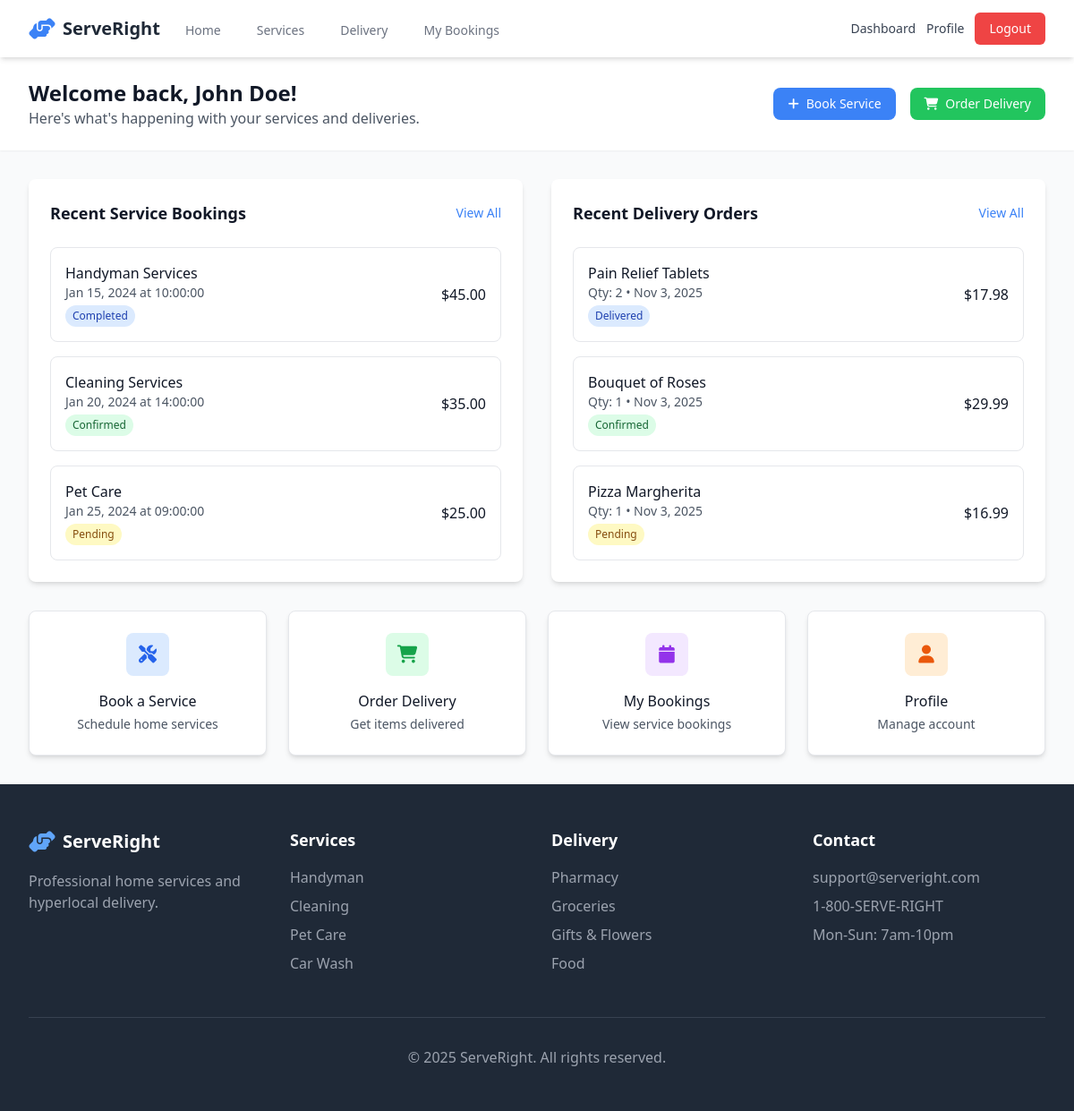
The app's page /dashboard.php (signed in) with its own data.
### tables this page shows
CREATE TABLE service_bookings (
    id INT AUTO_INCREMENT PRIMARY KEY,
    user_id INT,
    service_id INT,
    booking_date DATE NOT NULL,
    booking_time TIME NOT NULL,
    special_requests TEXT,
    status ENUM('pending', 'confirmed', 'completed', 'cancelled') DEFAULT 'pending',
    total_amount DECIMAL(10,2),
    created_at TIMESTAMP DEFAULT CURRENT_TIMESTAMP,
    FOREIGN KEY (user_id) REFERENCES users(id),
    FOREIGN KEY (service_id) REFERENCES services(id)
);

CREATE TABLE services (
    id INT AUTO_INCREMENT PRIMARY KEY,
    name VARCHAR(100) NOT NULL,
    description TEXT,
    price DECIMAL(10,2),
    category VARCHAR(50),
    image_url VARCHAR(255),
    is_active BOOLEAN DEFAULT TRUE
);

CREATE TABLE delivery_orders (
    id INT AUTO_INCREMENT PRIMARY KEY,
    user_id INT,
    item_id INT,
    quantity INT DEFAULT 1,
    delivery_address TEXT NOT NULL,
    delivery_instructions TEXT,
    delivery_time VARCHAR(50),
    total_amount DECIMAL(10,2),
    status ENUM('pending', 'confirmed', 'out_for_delivery', 'delivered', 'cancelled') DEFAULT 'pending',
    created_at TIMESTAMP DEFAULT CURRENT_TIMESTAMP,
    FOREIGN KEY (user_id) REFERENCES users(id),
    FOREIGN KEY (item_id) REFERENCES delivery_items(id)
);

CREATE TABLE delivery_items (
    id INT AUTO_INCREMENT PRIMARY KEY,
    category_id INT,
    name VARCHAR(100) NOT NULL,
    description TEXT,
    price DECIMAL(10,2) NOT NULL,
    image_url VARCHAR(255),
    is_available BOOLEAN DEFAULT TRUE,
    FOREIGN KEY (category_id) REFERENCES delivery_categories(id)
);

### dashboard.php (the view, shortened to what this page needs)
<?php
$user_id = $_SESSION['user_id'];
$conn = get_db_connection();
$bookings_sql = "SELECT sb.*, s.name as service_name, s.price
                 FROM service_bookings sb
                 JOIN services s ON sb.service_id = s.id
                 WHERE sb.user_id = ?
                 ORDER BY sb.created_at DESC
                 LIMIT 5";
$stmt = mysqli_prepare($conn, $bookings_sql);
mysqli_stmt_bind_param($stmt, "i", $user_id);
mysqli_stmt_execute($stmt);
$recent_bookings = mysqli_stmt_get_result($stmt)->fetch_all(MYSQLI_ASSOC);
$orders_sql = "SELECT do.*, di.name as item_name, di.price
               FROM delivery_orders do
               JOIN delivery_items di ON do.item_id = di.id
               WHERE do.user_id = ?
               ORDER BY do.created_at DESC
               LIMIT 5";
$stmt = mysqli_prepare($conn, $orders_sql);
mysqli_stmt_bind_param($stmt, "i", $user_id);
mysqli_stmt_execute($stmt);
$recent_orders = mysqli_stmt_get_result($stmt)->fetch_all(MYSQLI_ASSOC);
?>
<!DOCTYPE html>
<html lang="en">
<head>
    <script src="https://cdn.tailwindcss.com"></script>
    <link rel="stylesheet" href="https://cdnjs.cloudflare.com/ajax/libs/font-awesome/6.4.0/css/all.min.css">
</head>
<body class="bg-gray-50">
    <?php include 'navigation.php'; ?>
    <section class="bg-white shadow-sm">
        <div class="max-w-7xl mx-auto px-4 sm:px-6 lg:px-8 py-6">
            <div class="flex items-center justify-between">
                <div>
                    <h1 class="text-2xl font-bold text-gray-900">Welcome back, <?php echo $_SESSION['user_name']; ?>!</h1>
                    <p class="text-gray-600">Here's what's happening with your services and deliveries.</p>
                </div>
                <div class="flex space-x-4">
                    <a href="services.php" class="bg-blue-500 hover:bg-blue-600 text-white px-4 py-2 rounded-lg text-sm font-medium transition duration-300">
                        <i class="fas fa-plus mr-2"></i>Book Service
                    </a>
                    <a href="delivery.php" class="bg-green-500 hover:bg-green-600 text-white px-4 py-2 rounded-lg text-sm font-medium transition duration-300">
                        <i class="fas fa-shopping-cart mr-2"></i>Order Delivery
                    </a>
                </div>
            </div>
        </div>
    </section>
    <section class="py-8">
        <div class="max-w-7xl mx-auto px-4 sm:px-6 lg:px-8">
            <div class="grid grid-cols-1 lg:grid-cols-2 gap-8">
                <div class="bg-white rounded-lg shadow-md p-6">
                    <div class="flex items-center justify-between mb-6">
                        <h2 class="text-lg font-semibold text-gray-900">Recent Service Bookings</h2>
                        <a href="bookings.php" class="text-blue-500 hover:text-blue-700 text-sm font-medium">View All</a>
                    </div>
                    <?php if (empty($recent_bookings)): ?>
                        <div class="text-center py-8">
                            <i class="fas fa-calendar text-gray-400 text-4xl mb-4"></i>
                            <p class="text-gray-600">No service bookings yet</p>
                            <a href="services.php" class="text-blue-500 hover:text-blue-700 text-sm font-medium mt-2 inline-block">
                                Book your first service
                            </a>
                        </div>
                    <?php else: ?>
                        <div class="space-y-4">
                            <?php foreach ($recent_bookings as $booking): ?>
                                <div class="flex items-center justify-between p-4 border border-gray-200 rounded-lg">
                                    <div>
                                        <h3 class="font-medium text-gray-900"><?php echo $booking['service_name']; ?></h3>
                                        <p class="text-sm text-gray-600">
                                            <?php echo date('M j, Y', strtotime($booking['booking_date'])); ?> at <?php echo $booking['booking_time']; ?>
                                        </p>
                                        <span class="inline-block mt-1 px-2 py-1 text-xs font-medium rounded-full
                                            <?php echo $booking['status'] === 'confirmed' ? 'bg-green-100 text-green-800' :
                                                   ($booking['status'] === 'pending' ? 'bg-yellow-100 text-yellow-800' :
                                                   ($booking['status'] === 'completed' ? 'bg-blue-100 text-blue-800' : 'bg-red-100 text-red-800')); ?>">
                                            <?php echo ucfirst($booking['status']); ?>
                                        </span>
                                    </div>
                                    <div class="text-right">
                                        <p class="font-medium text-gray-900">$<?php echo $booking['price']; ?></p>
                                    </div>
                                </div>
                            <?php endforeach; ?>
                        </div>
                    <?php endif; ?>
                </div>
                <div class="bg-white rounded-lg shadow-md p-6">
                    <div class="flex items-center justify-between mb-6">
                        <h2 class="text-lg font-semibold text-gray-900">Recent Delivery Orders</h2>
                        <a href="orders.php" class="text-blue-500 hover:text-blue-700 text-sm font-medium">View All</a>
                    </div>
                    <?php if (empty($recent_orders)): ?>
                        <div class="text-center py-8">
                            <i class="fas fa-shopping-bag text-gray-400 text-4xl mb-4"></i>
                            <p class="text-gray-600">No delivery orders yet</p>
                            <a href="delivery.php" class="text-blue-500 hover:text-blue-700 text-sm font-medium mt-2 inline-block">
                                Place your first order
                            </a>
                        </div>
                    <?php else: ?>
                        <div class="space-y-4">
                            <?php foreach ($recent_orders as $order): ?>
                                <div class="flex items-center justify-between p-4 border border-gray-200 rounded-lg">
                                    <div>
                                        <h3 class="font-medium text-gray-900"><?php echo $order['item_name']; ?></h3>
                                        <p class="text-sm text-gray-600">
                                            Qty: <?php echo $order['quantity']; ?> •
                                            <?php echo date('M j, Y', strtotime($order['created_at'])); ?>
                                        </p>
                                        <span class="inline-block mt-1 px-2 py-1 text-xs font-medium rounded-full
                                            <?php echo $order['status'] === 'confirmed' ? 'bg-green-100 text-green-800' :
                                                   ($order['status'] === 'pending' ? 'bg-yellow-100 text-yellow-800' :
                                                   ($order['status'] === 'delivered' ? 'bg-blue-100 text-blue-800' : 'bg-red-100 text-red-800')); ?>">
                                            <?php echo ucfirst($order['status']); ?>
                                        </span>
                                    </div>
                                    <div class="text-right">
                                        <p class="font-medium text-gray-900">$<?php echo $order['total_amount']; ?></p>
                                    </div>
                                </div>
                            <?php endforeach; ?>
                        </div>
                    <?php endif; ?>
                </div>
            </div>
            <div class="mt-8 grid grid-cols-1 md:grid-cols-4 gap-6">
                <a href="services.php" class="bg-white p-6 rounded-lg shadow-md border border-gray-200 hover:shadow-lg transition duration-300 text-center">
                    <div class="flex items-center justify-center w-12 h-12 bg-blue-100 rounded-lg mx-auto mb-4">
                        <i class="fas fa-tools text-blue-600 text-xl"></i>
                    </div>
                    <h3 class="font-medium text-gray-900">Book a Service</h3>
                    <p class="text-sm text-gray-600 mt-1">Schedule home services</p>
                </a>
                <a href="delivery.php" class="bg-white p-6 rounded-lg shadow-md border border-gray-200 hover:shadow-lg transition duration-300 text-center">
                    <div class="flex items-center justify-center w-12 h-12 bg-green-100 rounded-lg mx-auto mb-4">
                        <i class="fas fa-shopping-cart text-green-600 text-xl"></i>
                    </div>
                    <h3 class="font-medium text-gray-900">Order Delivery</h3>
                    <p class="text-sm text-gray-600 mt-1">Get items delivered</p>
                </a>
                <a href="bookings.php" class="bg-white p-6 rounded-lg shadow-md border border-gray-200 hover:shadow-lg transition duration-300 text-center">
                    <div class="flex items-center justify-center w-12 h-12 bg-purple-100 rounded-lg mx-auto mb-4">
                        <i class="fas fa-calendar text-purple-600 text-xl"></i>
                    </div>
                    <h3 class="font-medium text-gray-900">My Bookings</h3>
                    <p class="text-sm text-gray-600 mt-1">View service bookings</p>
                </a>
                <a href="profile.php" class="bg-white p-6 rounded-lg shadow-md border border-gray-200 hover:shadow-lg transition duration-300 text-center">
                    <div class="flex items-center justify-center w-12 h-12 bg-orange-100 rounded-lg mx-auto mb-4">
                        <i class="fas fa-user text-orange-600 text-xl"></i>
                    </div>
                    <h3 class="font-medium text-gray-900">Profile</h3>
                    <p class="text-sm text-gray-600 mt-1">Manage account</p>
                </a>
            </div>
        </div>
    </section>
    <?php include 'footer.php'; ?>
</body>
</html>

### records on screen
service_bookings: service.name "Handyman Services", booking_date "Jan 15, 2024", booking_time "10:00:00", status "Completed", service.price "45.00"
service_bookings: service.name "Cleaning Services", booking_date "Jan 20, 2024", booking_time "14:00:00", status "Confirmed", service.price "35.00"
service_bookings: service.name "Pet Care", booking_date "Jan 25, 2024", booking_time "09:00:00", status "Pending", service.price "25.00"
delivery_orders: item.name "Pain Relief Tablets", quantity "2", created_at "Nov 3, 2025", status "Delivered", total_amount "17.98"
delivery_orders: item.name "Bouquet of Roses", quantity "1", created_at "Nov 3, 2025", status "Confirmed", total_amount "29.99"
delivery_orders: item.name "Pizza Margherita", quantity "1", created_at "Nov 3, 2025", status "Pending", total_amount "16.99"

### other values on screen
$_SESSION['user_name'] "John Doe"
